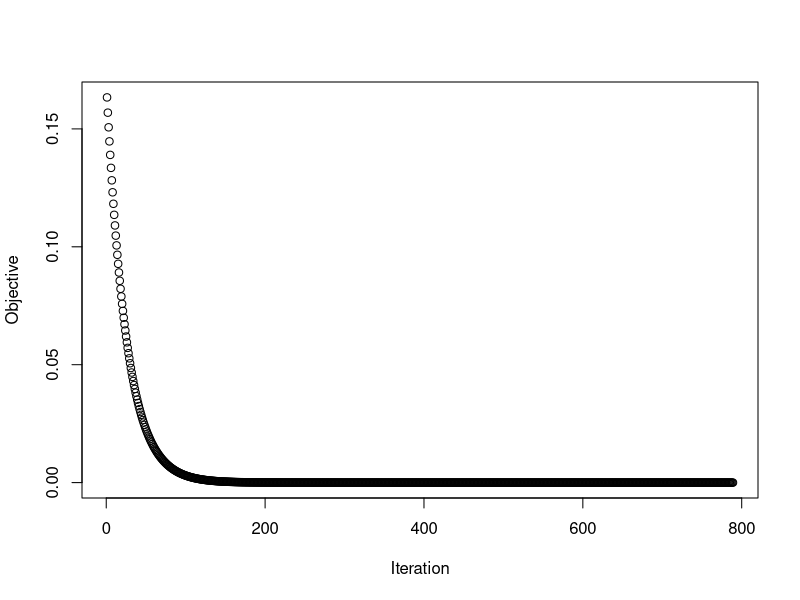

Here is the R script that generated this plot:
## ---- chunk 1
knitr::opts_chunk$set(echo = TRUE)
## ---- chunk 2
x0 <- runif(1,0,1)
T <- 1000
t <- 0.01
x <- x0
tao <- 1e-9
obj <- numeric(length=T)
for (i in 1:T){
    obj[i] <- x^2
    xnew <- x-t*2*x
    if (abs(xnew-x)<tao){
        break
    }
    x <- xnew
}
obj <- obj[1:i]
plot(obj,xlab='Iteration',ylab='Objective')
